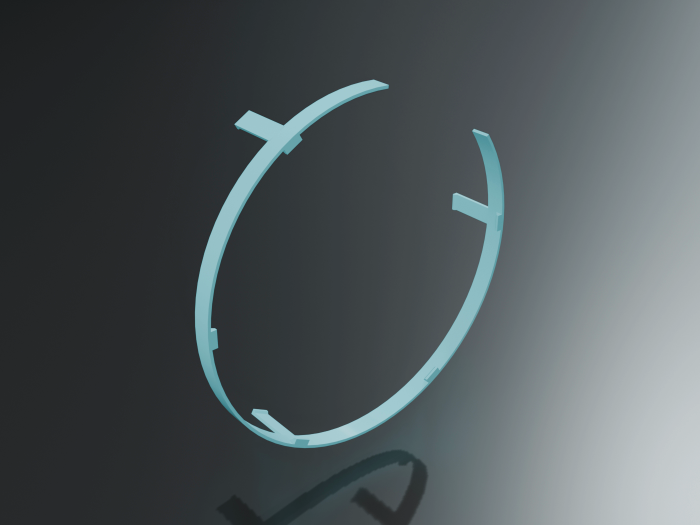
#> input picture cad/stl/spares/keeper_1.png, 1400 x 1050 px (shown at 1/2 size); its folder holds only this picture in this run
$ python wheel_keeper_page.py
#> lines starting #> are read from the running program, lines starting #| are printed output that depends on the picture
"""One page of pictures for the wheel keeper band, Avenir captions, from keeper_1..4.png."""
import os
from PIL import Image, ImageDraw, ImageFont
HERE = os.path.dirname(os.path.abspath(__file__))
D = os.path.join(HERE, "stl", "spares")
AV = "/System/Library/Fonts/Avenir.ttc"
def font(px, idx=8):
    return ImageFont.truetype(AV, px, index=idx)
W, PW, PH, HEAD, CAP = 2000, 1000, 750, 110, 150
page = Image.new("RGB", (W, HEAD + 2 * (PH + CAP) + 40), (12, 12, 13))
dr = ImageDraw.Draw(page)
dr.text((40, 28), "Wheel keeper band: the hand wheel clicks onto the ring gear", font=font(44, 4), fill=(240, 240, 240))
dr.text((40, 80), "wheel_keeper_band.stl, one piece, 26 g PETG, about 40 min. No screws, no nut needed to hold the wheel.", font=font(24), fill=(170, 170, 175))
caps = [
    ("1. The band: six lips (top) for the wheel's face, three arms with barbs for the ring.", "Print it as it loads: lips on the bed, arms up."),
    ("2. On the machine: it hugs the outside of the wheel rim. The opening sits top left.", "Spread it there with both thumbs, slip it over the rim, let go."),
    ("3. A slice through one arm. Grey: wheel rim. Orange: ring gear. Blue: the band.", "Lip over the wheel's front face (bottom); barb under the ring's back edge (top)."),
    ("4. From behind: the arms run down the skirt into the gap before the wall,", "between the dogs and clear of the clip ring's lugs. The dogs still drive the ring."),
]
for i in range(4):
    im = Image.open(os.path.join(D, f"keeper_{i + 1}.png")).convert("RGB").resize((PW, PH), Image.LANCZOS)
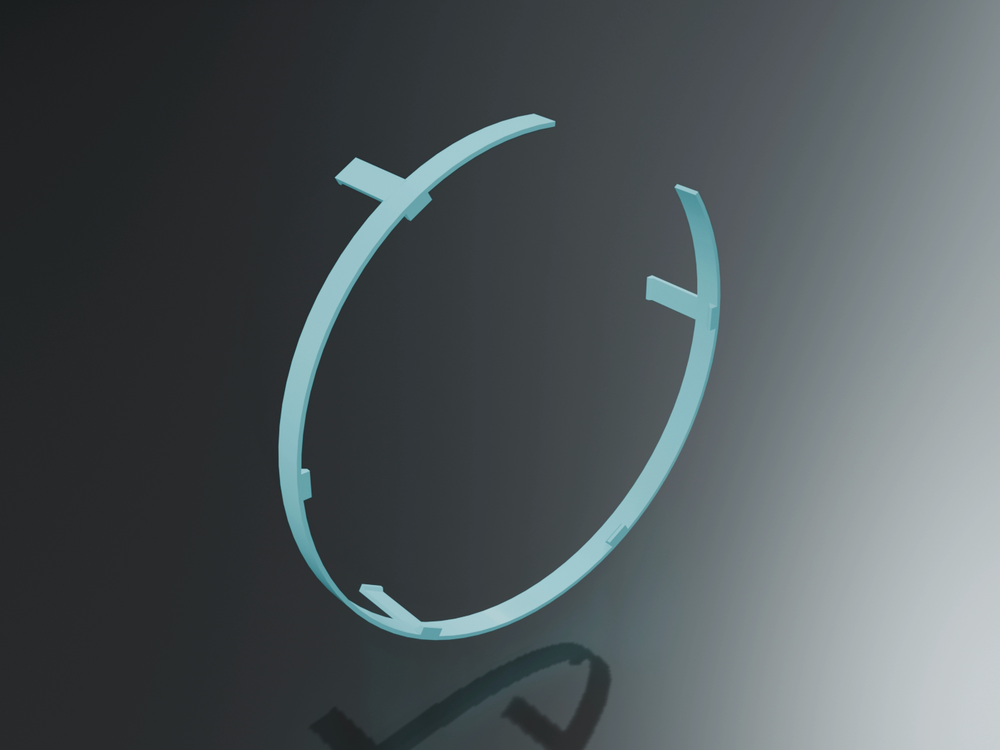
#> im: PIL image 1000x750 RGB; mean R, G, B 78.3, 86, 88.6
    x, y = (i % 2) * PW, HEAD + (i // 2) * (PH + CAP)
    page.paste(im, (x, y))
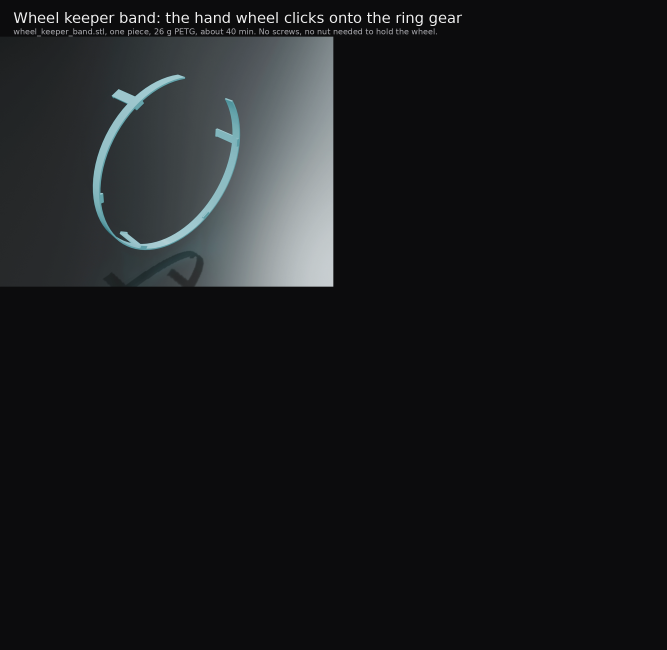
#> page: PIL image 2000x1950 RGB (shown at 1/3 size); mean R, G, B 25.6, 27.1, 28.4
    a, b = caps[i]
    dr.text((x + 24, y + PH + 18), a, font=font(26), fill=(235, 235, 235))
    dr.text((x + 24, y + PH + 58), b, font=font(24), fill=(165, 165, 170))
#> (the run stopped early here; a loop or call above may not have finished)
